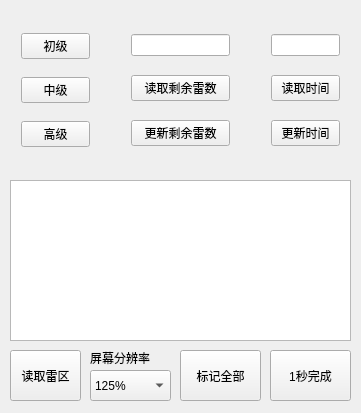
<?xml version="1.0" encoding="UTF-8"?>
<ui version="4.0">
 <class>MainWindow</class>
 <widget class="QMainWindow" name="MainWindow">
  <property name="geometry">
   <rect>
    <x>0</x>
    <y>0</y>
    <width>361</width>
    <height>413</height>
   </rect>
  </property>
  <property name="windowTitle">
   <string>MainWindow</string>
  </property>
  <widget class="QWidget" name="centralWidget">
   <widget class="QWidget" name="gridLayoutWidget">
    <property name="geometry">
     <rect>
      <x>10</x>
      <y>10</y>
      <width>91</width>
      <height>161</height>
     </rect>
    </property>
    <layout class="QGridLayout" name="gridLayout">
     <item row="3" column="0">
      <widget class="QPushButton" name="pushButton_3">
       <property name="text">
        <string>高级</string>
       </property>
      </widget>
     </item>
     <item row="0" column="0">
      <widget class="QPushButton" name="pushButton">
       <property name="text">
        <string>初级</string>
       </property>
      </widget>
     </item>
     <item row="2" column="0">
      <widget class="QPushButton" name="pushButton_2">
       <property name="text">
        <string>中级</string>
       </property>
      </widget>
     </item>
    </layout>
   </widget>
   <widget class="QWidget" name="gridLayoutWidget_2">
    <property name="geometry">
     <rect>
      <x>120</x>
      <y>10</y>
      <width>121</width>
      <height>161</height>
     </rect>
    </property>
    <layout class="QGridLayout" name="gridLayout_2">
     <item row="0" column="0">
      <widget class="QLineEdit" name="lineEdit">
       <property name="layoutDirection">
        <enum>Qt::LeftToRight</enum>
       </property>
       <property name="autoFillBackground">
        <bool>false</bool>
       </property>
       <property name="text">
        <string/>
       </property>
      </widget>
     </item>
     <item row="1" column="0">
      <widget class="QPushButton" name="pushButton_4">
       <property name="text">
        <string>读取剩余雷数</string>
       </property>
      </widget>
     </item>
     <item row="2" column="0">
      <widget class="QPushButton" name="pushButton_5">
       <property name="text">
        <string>更新剩余雷数</string>
       </property>
      </widget>
     </item>
    </layout>
   </widget>
   <widget class="QWidget" name="gridLayoutWidget_3">
    <property name="geometry">
     <rect>
      <x>260</x>
      <y>10</y>
      <width>91</width>
      <height>161</height>
     </rect>
    </property>
    <layout class="QGridLayout" name="gridLayout_3">
     <item row="0" column="0">
      <widget class="QLineEdit" name="lineEdit_2">
       <property name="layoutDirection">
        <enum>Qt::LeftToRight</enum>
       </property>
       <property name="autoFillBackground">
        <bool>false</bool>
       </property>
       <property name="text">
        <string/>
       </property>
      </widget>
     </item>
     <item row="1" column="0">
      <widget class="QPushButton" name="pushButton_6">
       <property name="text">
        <string>读取时间</string>
       </property>
      </widget>
     </item>
     <item row="2" column="0">
      <widget class="QPushButton" name="pushButton_7">
       <property name="text">
        <string>更新时间</string>
       </property>
      </widget>
     </item>
    </layout>
   </widget>
   <widget class="QTextEdit" name="textEdit">
    <property name="geometry">
     <rect>
      <x>10</x>
      <y>180</y>
      <width>341</width>
      <height>161</height>
     </rect>
    </property>
   </widget>
   <widget class="QPushButton" name="pushButton_8">
    <property name="geometry">
     <rect>
      <x>10</x>
      <y>350</y>
      <width>71</width>
      <height>51</height>
     </rect>
    </property>
    <property name="text">
     <string>读取雷区</string>
    </property>
   </widget>
   <widget class="QPushButton" name="pushButton_9">
    <property name="geometry">
     <rect>
      <x>270</x>
      <y>350</y>
      <width>81</width>
      <height>51</height>
     </rect>
    </property>
    <property name="text">
     <string>1秒完成</string>
    </property>
   </widget>
   <widget class="QPushButton" name="pushButton_10">
    <property name="geometry">
     <rect>
      <x>180</x>
      <y>350</y>
      <width>81</width>
      <height>51</height>
     </rect>
    </property>
    <property name="text">
     <string>标记全部</string>
    </property>
   </widget>
   <widget class="QComboBox" name="comboBox">
    <property name="geometry">
     <rect>
      <x>90</x>
      <y>370</y>
      <width>81</width>
      <height>31</height>
     </rect>
    </property>
    <item>
     <property name="text">
      <string>125%</string>
     </property>
    </item>
    <item>
     <property name="text">
      <string>100%</string>
     </property>
    </item>
    <item>
     <property name="text">
      <string>150%</string>
     </property>
    </item>
    <item>
     <property name="text">
      <string>200%</string>
     </property>
    </item>
   </widget>
   <widget class="QLabel" name="label">
    <property name="geometry">
     <rect>
      <x>90</x>
      <y>350</y>
      <width>81</width>
      <height>16</height>
     </rect>
    </property>
    <property name="text">
     <string>屏幕分辨率</string>
    </property>
   </widget>
  </widget>
 </widget>
 <layoutdefault spacing="6" margin="11"/>
 <resources/>
 <connections/>
</ui>
